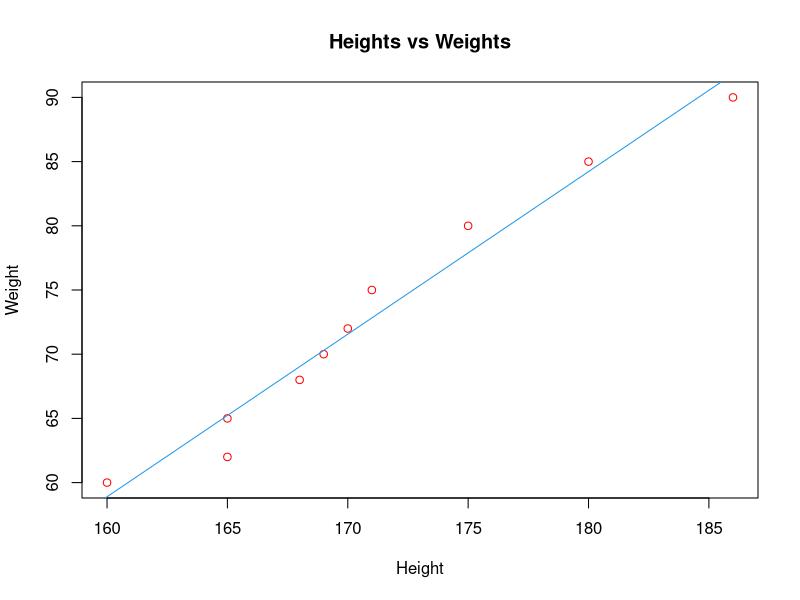

Recreate this plot in R.
heights=c(175,168,170,171,169,165,165,160,180,186)
weights=c(80,68,72,75,70,65,62,60,85,90)

#scatter plot
plot(heights,weights,main="Heights vs Weights",xlab="Height",ylab="Weight",col='red')

#Correlation coefficient
cor(heights,weights,method='pearson')

#Getting the linear coefficients
model=lm(weights~heights)
model

#fitting the line
abline(model,col=4)
